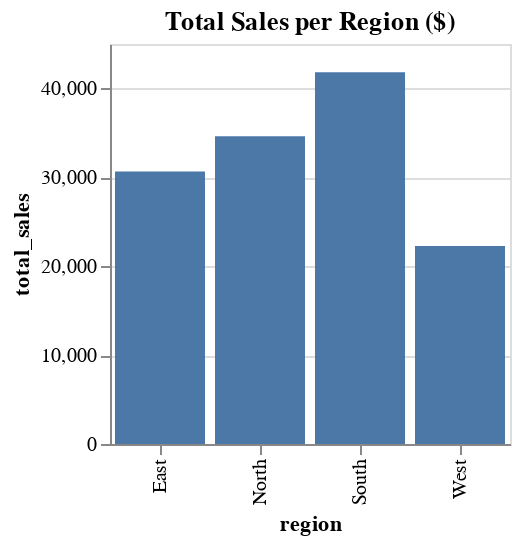

Notebook code cell kept with this figure:
### Code cell
import polars as pl

orders_polars = pl.DataFrame(sales_data)

(
    orders_polars.group_by("region")
    .agg(total_sales=pl.col("sales_income").sum())
    .plot.bar(x="region", y="total_sales")
    .properties(width=200, height=200, title="Total Sales per Region ($)")
)

### Figure 1 — Vega-Lite specification as saved in the notebook (floating-point values rounded to 4 significant figures)
{"config": {"view": {"continuousWidth": 300, "continuousHeight": 300}}, "data": {"name": "data-89be832c5d820f6cbea042bc76c1e103"}, "mark": {"type": "bar", "tooltip": true}, "encoding": {"x": {"field": "region", "type": "nominal"}, "y": {"field": "total_sales", "type": "quantitative"}}, "height": 200, "params": [{"name": "param_3", "select": {"type": "interval", "encodings": ["x", "y"]}, "bind": "scales"}], "title": "Total Sales per Region ($)", "width": 200, "$schema": "https://vega.github.io/schema/vega-lite/v5.20.1.json", "datasets": {"data-89be832c5d820f6cbea042bc76c1e103": [{"region": "North", "total_sales": 34620}, {"region": "East", "total_sales": 30668}, {"region": "West", "total_sales": 22286}, {"region": "South", "total_sales": 41821}]}}
